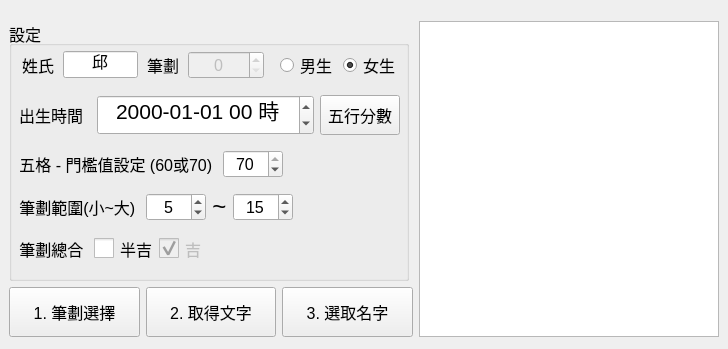
<?xml version="1.0" encoding="UTF-8"?>
<ui version="4.0">
 <class>MainWindow</class>
 <widget class="QMainWindow" name="MainWindow">
  <property name="geometry">
   <rect>
    <x>0</x>
    <y>0</y>
    <width>728</width>
    <height>349</height>
   </rect>
  </property>
  <property name="sizePolicy">
   <sizepolicy hsizetype="Fixed" vsizetype="Fixed">
    <horstretch>0</horstretch>
    <verstretch>0</verstretch>
   </sizepolicy>
  </property>
  <property name="font">
   <font>
    <pointsize>12</pointsize>
   </font>
  </property>
  <property name="windowTitle">
   <string>MainWindow</string>
  </property>
  <widget class="QWidget" name="centralwidget">
   <layout class="QFormLayout" name="formLayout">
    <property name="bottomMargin">
     <number>0</number>
    </property>
    <item row="0" column="0" colspan="2">
     <layout class="QHBoxLayout" name="horizontalLayout_2">
      <item>
       <layout class="QGridLayout" name="gridLayout" rowstretch="1,0">
        <item row="1" column="0">
         <layout class="QHBoxLayout" name="horizontalLayout">
          <item>
           <widget class="QPushButton" name="pushButton_GetNameCount">
            <property name="sizePolicy">
             <sizepolicy hsizetype="Expanding" vsizetype="Fixed">
              <horstretch>0</horstretch>
              <verstretch>0</verstretch>
             </sizepolicy>
            </property>
            <property name="minimumSize">
             <size>
              <width>0</width>
              <height>50</height>
             </size>
            </property>
            <property name="text">
             <string>1. 筆劃選擇</string>
            </property>
           </widget>
          </item>
          <item>
           <widget class="QPushButton" name="pushButton_SelectNameWord">
            <property name="sizePolicy">
             <sizepolicy hsizetype="Expanding" vsizetype="Fixed">
              <horstretch>0</horstretch>
              <verstretch>0</verstretch>
             </sizepolicy>
            </property>
            <property name="minimumSize">
             <size>
              <width>0</width>
              <height>50</height>
             </size>
            </property>
            <property name="text">
             <string>2. 取得文字</string>
            </property>
           </widget>
          </item>
          <item>
           <widget class="QPushButton" name="pushButton_SelectFullName">
            <property name="sizePolicy">
             <sizepolicy hsizetype="Expanding" vsizetype="Fixed">
              <horstretch>0</horstretch>
              <verstretch>0</verstretch>
             </sizepolicy>
            </property>
            <property name="minimumSize">
             <size>
              <width>0</width>
              <height>50</height>
             </size>
            </property>
            <property name="text">
             <string>3. 選取名字</string>
            </property>
           </widget>
          </item>
         </layout>
        </item>
        <item row="0" column="1" rowspan="2">
         <widget class="QTextEdit" name="textEdit_Log">
          <property name="sizePolicy">
           <sizepolicy hsizetype="Fixed" vsizetype="Expanding">
            <horstretch>0</horstretch>
            <verstretch>0</verstretch>
           </sizepolicy>
          </property>
          <property name="minimumSize">
           <size>
            <width>300</width>
            <height>0</height>
           </size>
          </property>
         </widget>
        </item>
        <item row="0" column="0">
         <widget class="QGroupBox" name="groupBox">
          <property name="sizePolicy">
           <sizepolicy hsizetype="Fixed" vsizetype="Fixed">
            <horstretch>0</horstretch>
            <verstretch>0</verstretch>
           </sizepolicy>
          </property>
          <property name="minimumSize">
           <size>
            <width>400</width>
            <height>260</height>
           </size>
          </property>
          <property name="title">
           <string>設定</string>
          </property>
          <widget class="QWidget" name="verticalLayoutWidget">
           <property name="geometry">
            <rect>
             <x>10</x>
             <y>20</y>
             <width>381</width>
             <height>231</height>
            </rect>
           </property>
           <layout class="QVBoxLayout" name="verticalLayout">
            <item>
             <layout class="QHBoxLayout" name="horizontalLayout_3" stretch="1,2,1,2,1,1,1">
              <item>
               <widget class="QLabel" name="label_6">
                <property name="sizePolicy">
                 <sizepolicy hsizetype="Expanding" vsizetype="Fixed">
                  <horstretch>1</horstretch>
                  <verstretch>0</verstretch>
                 </sizepolicy>
                </property>
                <property name="font">
                 <font>
                  <pointsize>12</pointsize>
                 </font>
                </property>
                <property name="text">
                 <string>姓氏</string>
                </property>
                <property name="alignment">
                 <set>Qt::AlignCenter</set>
                </property>
               </widget>
              </item>
              <item>
               <widget class="QLineEdit" name="lineEdit_LastName">
                <property name="sizePolicy">
                 <sizepolicy hsizetype="Minimum" vsizetype="Fixed">
                  <horstretch>1</horstretch>
                  <verstretch>0</verstretch>
                 </sizepolicy>
                </property>
                <property name="minimumSize">
                 <size>
                  <width>60</width>
                  <height>0</height>
                 </size>
                </property>
                <property name="text">
                 <string>邱</string>
                </property>
                <property name="maxLength">
                 <number>1</number>
                </property>
                <property name="alignment">
                 <set>Qt::AlignCenter</set>
                </property>
               </widget>
              </item>
              <item>
               <widget class="QLabel" name="label_7">
                <property name="sizePolicy">
                 <sizepolicy hsizetype="Expanding" vsizetype="Fixed">
                  <horstretch>1</horstretch>
                  <verstretch>0</verstretch>
                 </sizepolicy>
                </property>
                <property name="font">
                 <font>
                  <pointsize>12</pointsize>
                 </font>
                </property>
                <property name="text">
                 <string>筆劃</string>
                </property>
                <property name="alignment">
                 <set>Qt::AlignCenter</set>
                </property>
               </widget>
              </item>
              <item>
               <widget class="QSpinBox" name="spinBox_LastNameCount">
                <property name="enabled">
                 <bool>false</bool>
                </property>
                <property name="sizePolicy">
                 <sizepolicy hsizetype="Minimum" vsizetype="Fixed">
                  <horstretch>1</horstretch>
                  <verstretch>0</verstretch>
                 </sizepolicy>
                </property>
                <property name="minimumSize">
                 <size>
                  <width>60</width>
                  <height>0</height>
                 </size>
                </property>
                <property name="font">
                 <font>
                  <pointsize>12</pointsize>
                 </font>
                </property>
                <property name="alignment">
                 <set>Qt::AlignCenter</set>
                </property>
                <property name="value">
                 <number>0</number>
                </property>
               </widget>
              </item>
              <item>
               <spacer name="horizontalSpacer_2">
                <property name="orientation">
                 <enum>Qt::Horizontal</enum>
                </property>
                <property name="sizeType">
                 <enum>QSizePolicy::Fixed</enum>
                </property>
                <property name="sizeHint" stdset="0">
                 <size>
                  <width>10</width>
                  <height>20</height>
                 </size>
                </property>
               </spacer>
              </item>
              <item>
               <widget class="QRadioButton" name="radioButton_Gender_Boy">
                <property name="sizePolicy">
                 <sizepolicy hsizetype="Expanding" vsizetype="Fixed">
                  <horstretch>1</horstretch>
                  <verstretch>0</verstretch>
                 </sizepolicy>
                </property>
                <property name="font">
                 <font>
                  <pointsize>12</pointsize>
                 </font>
                </property>
                <property name="styleSheet">
                 <string notr="true">QRadioButton::indicator { width: 16px; height: 16px;};</string>
                </property>
                <property name="text">
                 <string>男生</string>
                </property>
               </widget>
              </item>
              <item>
               <widget class="QRadioButton" name="radioButton_Gender_Girl">
                <property name="sizePolicy">
                 <sizepolicy hsizetype="Expanding" vsizetype="Fixed">
                  <horstretch>1</horstretch>
                  <verstretch>0</verstretch>
                 </sizepolicy>
                </property>
                <property name="font">
                 <font>
                  <pointsize>12</pointsize>
                 </font>
                </property>
                <property name="styleSheet">
                 <string notr="true">QRadioButton::indicator { width: 16px; height: 16px;};</string>
                </property>
                <property name="text">
                 <string>女生</string>
                </property>
                <property name="checked">
                 <bool>true</bool>
                </property>
               </widget>
              </item>
             </layout>
            </item>
            <item>
             <layout class="QHBoxLayout" name="horizontalLayout_7" stretch="1,3,0">
              <item>
               <widget class="QLabel" name="label">
                <property name="text">
                 <string>出生時間</string>
                </property>
                <property name="alignment">
                 <set>Qt::AlignLeading|Qt::AlignLeft|Qt::AlignVCenter</set>
                </property>
               </widget>
              </item>
              <item>
               <widget class="QDateTimeEdit" name="dateTimeEdit_Birth">
                <property name="sizePolicy">
                 <sizepolicy hsizetype="Minimum" vsizetype="Minimum">
                  <horstretch>0</horstretch>
                  <verstretch>0</verstretch>
                 </sizepolicy>
                </property>
                <property name="font">
                 <font>
                  <pointsize>16</pointsize>
                 </font>
                </property>
                <property name="alignment">
                 <set>Qt::AlignCenter</set>
                </property>
                <property name="time">
                 <time>
                  <hour>0</hour>
                  <minute>0</minute>
                  <second>0</second>
                 </time>
                </property>
                <property name="displayFormat">
                 <string>yyyy-MM-dd HH 時</string>
                </property>
               </widget>
              </item>
              <item>
               <widget class="QPushButton" name="pushButton_FiveElementScore">
                <property name="sizePolicy">
                 <sizepolicy hsizetype="Minimum" vsizetype="Fixed">
                  <horstretch>0</horstretch>
                  <verstretch>0</verstretch>
                 </sizepolicy>
                </property>
                <property name="minimumSize">
                 <size>
                  <width>0</width>
                  <height>40</height>
                 </size>
                </property>
                <property name="text">
                 <string>五行分數</string>
                </property>
               </widget>
              </item>
             </layout>
            </item>
            <item>
             <layout class="QHBoxLayout" name="horizontalLayout_4">
              <item>
               <widget class="QLabel" name="label_10">
                <property name="font">
                 <font>
                  <pointsize>12</pointsize>
                 </font>
                </property>
                <property name="text">
                 <string>五格 - 門檻值設定 (60或70) </string>
                </property>
                <property name="alignment">
                 <set>Qt::AlignCenter</set>
                </property>
               </widget>
              </item>
              <item>
               <widget class="QSpinBox" name="spinBox_FiveLevel_Threshold">
                <property name="sizePolicy">
                 <sizepolicy hsizetype="Fixed" vsizetype="Fixed">
                  <horstretch>0</horstretch>
                  <verstretch>0</verstretch>
                 </sizepolicy>
                </property>
                <property name="minimumSize">
                 <size>
                  <width>60</width>
                  <height>0</height>
                 </size>
                </property>
                <property name="font">
                 <font>
                  <pointsize>12</pointsize>
                 </font>
                </property>
                <property name="alignment">
                 <set>Qt::AlignCenter</set>
                </property>
                <property name="minimum">
                 <number>60</number>
                </property>
                <property name="maximum">
                 <number>70</number>
                </property>
                <property name="singleStep">
                 <number>10</number>
                </property>
                <property name="value">
                 <number>70</number>
                </property>
               </widget>
              </item>
              <item>
               <spacer name="horizontalSpacer">
                <property name="orientation">
                 <enum>Qt::Horizontal</enum>
                </property>
                <property name="sizeHint" stdset="0">
                 <size>
                  <width>40</width>
                  <height>20</height>
                 </size>
                </property>
               </spacer>
              </item>
             </layout>
            </item>
            <item>
             <layout class="QHBoxLayout" name="horizontalLayout_5">
              <item>
               <widget class="QLabel" name="label_8">
                <property name="font">
                 <font>
                  <pointsize>12</pointsize>
                 </font>
                </property>
                <property name="text">
                 <string>筆劃範圍(小~大) </string>
                </property>
                <property name="alignment">
                 <set>Qt::AlignCenter</set>
                </property>
               </widget>
              </item>
              <item>
               <widget class="QSpinBox" name="spinBox_NameCount_Min">
                <property name="minimumSize">
                 <size>
                  <width>60</width>
                  <height>0</height>
                 </size>
                </property>
                <property name="font">
                 <font>
                  <pointsize>12</pointsize>
                 </font>
                </property>
                <property name="alignment">
                 <set>Qt::AlignCenter</set>
                </property>
                <property name="minimum">
                 <number>1</number>
                </property>
                <property name="maximum">
                 <number>30</number>
                </property>
                <property name="value">
                 <number>5</number>
                </property>
               </widget>
              </item>
              <item>
               <widget class="QLabel" name="label_9">
                <property name="font">
                 <font>
                  <pointsize>18</pointsize>
                 </font>
                </property>
                <property name="text">
                 <string>~</string>
                </property>
                <property name="alignment">
                 <set>Qt::AlignCenter</set>
                </property>
               </widget>
              </item>
              <item>
               <widget class="QSpinBox" name="spinBox_NameCount_Max">
                <property name="minimumSize">
                 <size>
                  <width>60</width>
                  <height>0</height>
                 </size>
                </property>
                <property name="font">
                 <font>
                  <pointsize>12</pointsize>
                 </font>
                </property>
                <property name="alignment">
                 <set>Qt::AlignCenter</set>
                </property>
                <property name="minimum">
                 <number>1</number>
                </property>
                <property name="maximum">
                 <number>30</number>
                </property>
                <property name="value">
                 <number>15</number>
                </property>
               </widget>
              </item>
              <item>
               <spacer name="horizontalSpacer_3">
                <property name="orientation">
                 <enum>Qt::Horizontal</enum>
                </property>
                <property name="sizeHint" stdset="0">
                 <size>
                  <width>40</width>
                  <height>20</height>
                 </size>
                </property>
               </spacer>
              </item>
             </layout>
            </item>
            <item>
             <layout class="QHBoxLayout" name="horizontalLayout_6">
              <item>
               <widget class="QLabel" name="label_11">
                <property name="font">
                 <font>
                  <pointsize>12</pointsize>
                 </font>
                </property>
                <property name="text">
                 <string>筆劃總合 </string>
                </property>
                <property name="alignment">
                 <set>Qt::AlignCenter</set>
                </property>
               </widget>
              </item>
              <item>
               <widget class="QCheckBox" name="checkBox_HalfLuck">
                <property name="styleSheet">
                 <string notr="true">QCheckBox::indicator{width :20px;height : 20px;}
</string>
                </property>
                <property name="text">
                 <string>半吉</string>
                </property>
                <property name="checked">
                 <bool>false</bool>
                </property>
               </widget>
              </item>
              <item>
               <widget class="QCheckBox" name="checkBox_Luck">
                <property name="enabled">
                 <bool>false</bool>
                </property>
                <property name="styleSheet">
                 <string notr="true">QCheckBox::indicator{width :20px;height : 20px;}
</string>
                </property>
                <property name="text">
                 <string>吉</string>
                </property>
                <property name="checkable">
                 <bool>true</bool>
                </property>
                <property name="checked">
                 <bool>true</bool>
                </property>
               </widget>
              </item>
              <item>
               <spacer name="horizontalSpacer_4">
                <property name="orientation">
                 <enum>Qt::Horizontal</enum>
                </property>
                <property name="sizeHint" stdset="0">
                 <size>
                  <width>40</width>
                  <height>20</height>
                 </size>
                </property>
               </spacer>
              </item>
             </layout>
            </item>
           </layout>
          </widget>
         </widget>
        </item>
       </layout>
      </item>
     </layout>
    </item>
   </layout>
  </widget>
 </widget>
 <resources/>
 <connections/>
</ui>
